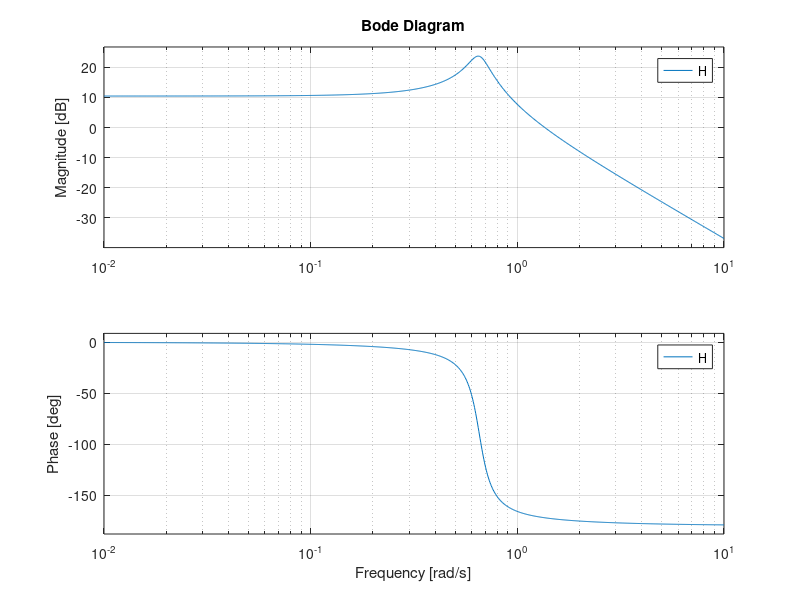

The MATLAB script that drew this image:
clear all
close all
clc

s = tf('s');

H = 1 / (0.7 * s^2 + 0.1 * s + 0.3);

% Se observa in urma afisarii polilor ca avem de a face cu un sistem de
% ordin II cu poli complecsi.
pole(H)

% 1

[wn, zeta] = damp(H);

disp(wn)
disp(zeta)

% 2

% Se observa ca sistemul este stabil
isstable(H)

% Determinarea suprareglajului pentru sistemul dat
overshoot = exp(-pi*zeta(1, 1) / sqrt(1 - zeta(1, 1)^2));

disp(overshoot)

% Parametrul functiei de transfer care influenteaza acest indicator de
% performanta (suprareglajul), este coeficientul de amortizare, deoarece, 
% deoarece pentru sisteme de ordinul II suprareglajul este o functie a 
% coeficientului de amortizare

% 3


% 4

% Avand in vedere graficul obtinut din bode, dar si prin faptul ca
% numaratorul functiei de transfer este o functie de ordinul 0, putem spune
% ca sistemul este un filtru de tipul trece-jos.
figure;
bode(H)

